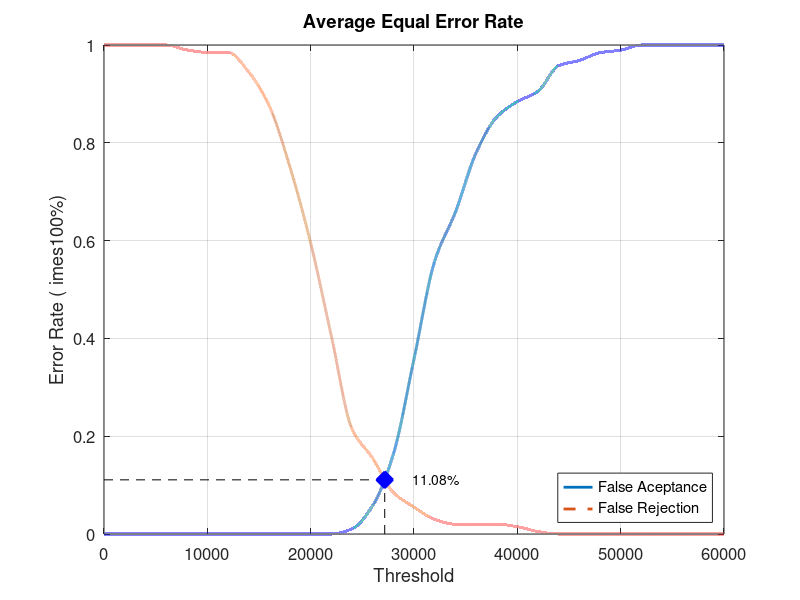
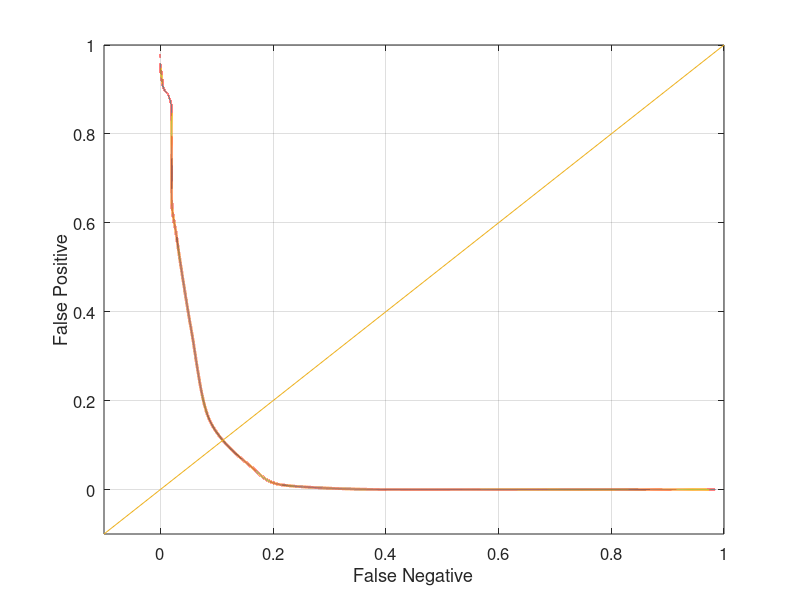

Write MATLAB code to recreate these figures, in order.
close all;
clear;
clc;
x = 0:2000:60000;
xq = 0:0.5:60000;

y0 = [0 0 0 0 0 0 0 0 0 0 0 0 0.0105263 0.0578947 0.163158 0.357895 0.557895 0.657895 0.778947 0.852632 0.884211 0.905263 0.957895 0.968421 0.984211 0.989474 1 1 1 1 1]
yy0 = interp1(x, y0, xq, 'pchip');
y1 = [1 1 1 1 0.99 0.985 0.985 0.945 0.875 0.75 0.595 0.405 0.215 0.155 0.085 0.055 0.03 0.02 0.02 0.02 0.015 0.005 0 0 0 0 0 0 0 0 0]
yy1 = interp1(x, y1, xq, 'pchip');

% Calculating EER: 
y2 = abs(y0 - y1);
find(y2 == min(y2))
yy2 = abs(yy0 - yy1);
xEER = find(yy2 == min(yy2));
xEERIndex = xq(xEER) % X-axis EER
yEER = yy0(xEER) % Y-axis EER

main = figure
plot(xq, yy0,'-','LineWidth', 2);	hold on
plot(xq, yy1,'--','LineWidth', 2);	hold on
plot([xEERIndex xEERIndex], [0 yEER], 'k--');	hold on
plot([0 xEERIndex], [yEER yEER], 'k--');	hold on
plot(xEERIndex, yEER, 'bx', 'LineWidth', 10);	hold on
text(xEERIndex + 10 * xEERIndex / 100, yEER, [num2str(round((10000 * yEER)) / 100) '%'])
legend('False Aceptance', 'False Rejection', 'Location', 'SouthEast')
xlabel('Threshold')
ylabel('Error Rate (	imes100%)')
title('Average Equal Error Rate')
set(gca, 'FontSize', 12)
axis([0 60000 0 1])
grid on

print(main, 'Database5_3Main', '-dpng');
FNRxFPR = figure('Color', [1 1 1]);
plot(yy1, yy0, '-', yy1, yy0, 'LineWidth', 2);
hold on
y = -0.1:0.1:1
plot(y, y); 
set(gca, 'FontSize', 12)
xlabel('False Negative')
ylabel('False Positive')
axis([-0.1 1 -0.1 1])
set(gca, 'FontSize', 12)
grid on

print(FNRxFPR, 'Database5_3FNRxFPR','-dpng');
